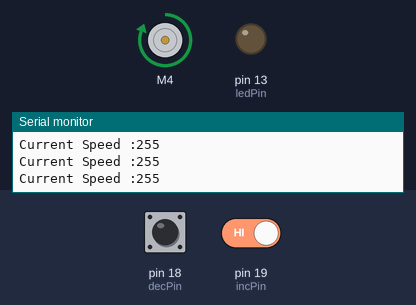
A sketch run on a simulated Arduino Uno, built with avr-gcc and run on an emulated ATmega328P. Parts: DC motor (green arrow = forward, orange = backward, longer = faster), output pins drawn as LEDs (lit = HIGH), the last lines printed to the serial monitor. The inputs (shaded band) are chosen by the test bench; at power-on: pin 18 (decPin) HIGH, pin 19 (incPin) HIGH.

Above: at 1.3 s.
1.4 s: pin 18 (decPin) driven LOW
At 1.9 s:
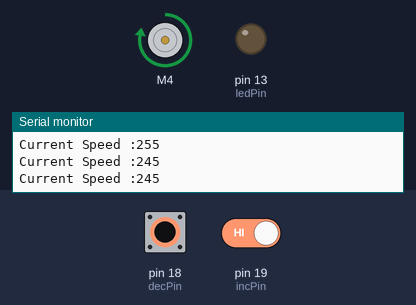
3.0 s: pin 18 (decPin) pulsed HIGH 2 times (0.12 s each, 0.3 s apart)
At 3.9 s:
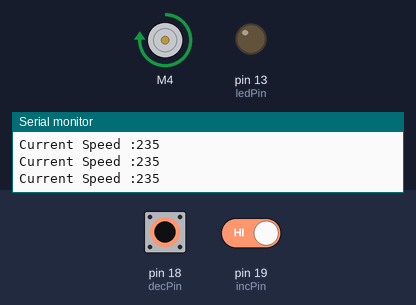
5.1 s: pin 19 (incPin) driven LOW
At 5.5 s:
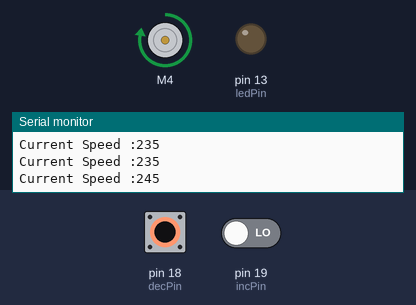
Timing chart, 0 to 8.1 s (numbered marks = the images above; inputs shaded):
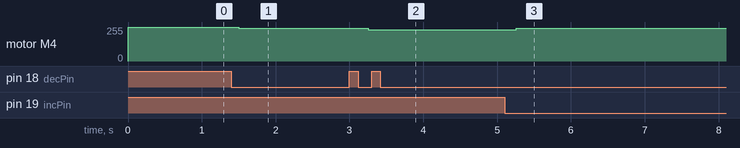

Measured:
- after the input at 1.4 s, motor M4: forward 255/255 → forward 245/255 after 0.10 s
- after the input at 3.0 s, motor M4: forward 245/255 → forward 235/255 after 0.25 s
- after the input at 5.1 s, motor M4: forward 235/255 → forward 245/255 after 0.16 s

The sketch:

IndoVentilator.ino
```cpp
#include <AFMotor.h>

AF_DCMotor motor(4);

int ledPin = 13; // choose the pin for the LED
int decPin =18; // choose the input pin (for a pushbutton)
int incPin =19; // choose the input pin (for a pushbutton)

int currentIncButtonState = 0;
int previousIncButtonState = 0;
int currentDecButtonState = 0;
int previousDecButtonState = 0;

static int motorSpeed=255;
void setup()
{
  pinMode(ledPin, OUTPUT); // declare LED as output
  pinMode(decPin, INPUT); // declare pushbutton as input
  pinMode(incPin, INPUT); // declare pushbutton as input
  Serial.begin(9600);


  //Set initial speed of the motor & stop
  motor.setSpeed(motorSpeed);
  //motor.run(RELEASE);
  motor.run(FORWARD);
}

void loop()
{

currentIncButtonState = digitalRead(incPin);    //current incPin button state is whatever the button shows

if (previousIncButtonState == HIGH and currentIncButtonState == LOW and motorSpeed < 245){
  motorSpeed = motorSpeed + 10;
}
previousIncButtonState = currentIncButtonState;


currentDecButtonState = digitalRead(decPin);    //current decPin button state is whatever the button shows

if (previousDecButtonState == HIGH and currentDecButtonState == LOW and motorSpeed > 100){
  motorSpeed = motorSpeed - 10;
}
previousDecButtonState = currentDecButtonState;


Serial.print("Current Speed :");
Serial.println(motorSpeed);

motor.setSpeed(motorSpeed);

delay(250);
}
```
